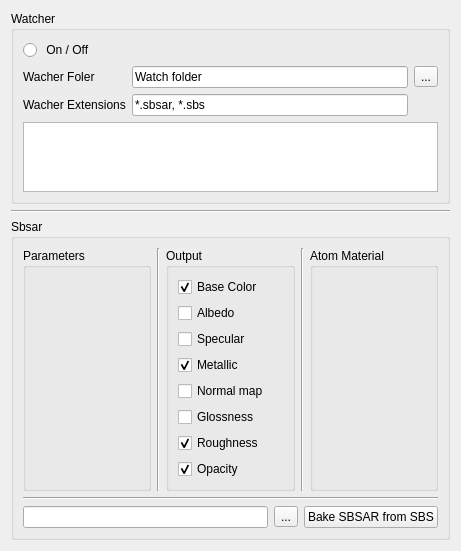
<?xml version="1.0" encoding="UTF-8"?>
<ui version="4.0">
 <class>Form</class>
 <widget class="QWidget" name="Form">
  <property name="geometry">
   <rect>
    <x>0</x>
    <y>0</y>
    <width>461</width>
    <height>502</height>
   </rect>
  </property>
  <property name="windowTitle">
   <string>Form</string>
  </property>
  <layout class="QHBoxLayout" name="horizontalLayout_4">
   <item>
    <layout class="QVBoxLayout" name="verticalLayout">
     <item>
      <widget class="QGroupBox" name="groupBox">
       <property name="title">
        <string>Watcher</string>
       </property>
       <layout class="QVBoxLayout" name="verticalLayout_8">
        <item>
         <layout class="QGridLayout" name="gridLayout">
          <item row="0" column="0">
           <widget class="QRadioButton" name="radioButton_2">
            <property name="text">
             <string> On / Off</string>
            </property>
           </widget>
          </item>
          <item row="1" column="0">
           <widget class="QLabel" name="label_13">
            <property name="text">
             <string>Wacher Foler</string>
            </property>
           </widget>
          </item>
          <item row="1" column="1">
           <widget class="QLineEdit" name="lineEdit_6">
            <property name="text">
             <string>Watch folder</string>
            </property>
           </widget>
          </item>
          <item row="1" column="2">
           <widget class="QToolButton" name="toolButton_3">
            <property name="text">
             <string>...</string>
            </property>
           </widget>
          </item>
          <item row="2" column="0">
           <widget class="QLabel" name="label_3">
            <property name="text">
             <string>Wacher Extensions</string>
            </property>
           </widget>
          </item>
          <item row="2" column="1">
           <widget class="QLineEdit" name="lineEdit_7">
            <property name="text">
             <string>*.sbsar, *.sbs</string>
            </property>
           </widget>
          </item>
         </layout>
        </item>
        <item>
         <widget class="QTextEdit" name="textEdit_2"/>
        </item>
       </layout>
      </widget>
     </item>
     <item>
      <widget class="Line" name="line">
       <property name="orientation">
        <enum>Qt::Horizontal</enum>
       </property>
      </widget>
     </item>
     <item>
      <widget class="QGroupBox" name="groupBox_2">
       <property name="title">
        <string>Sbsar</string>
       </property>
       <layout class="QVBoxLayout" name="verticalLayout_3">
        <item>
         <layout class="QHBoxLayout" name="horizontalLayout_3">
          <item>
           <widget class="QGroupBox" name="groupBox_parameters">
            <property name="title">
             <string>Parameters</string>
            </property>
            <layout class="QGridLayout" name="gridLayout_2"/>
           </widget>
          </item>
          <item>
           <widget class="Line" name="line_2">
            <property name="orientation">
             <enum>Qt::Vertical</enum>
            </property>
           </widget>
          </item>
          <item>
           <widget class="QGroupBox" name="groupBox_Output">
            <property name="title">
             <string>Output</string>
            </property>
            <layout class="QVBoxLayout" name="verticalLayout_4">
             <item>
              <widget class="QCheckBox" name="checkBox_9">
               <property name="enabled">
                <bool>true</bool>
               </property>
               <property name="text">
                <string>Base Color</string>
               </property>
               <property name="checked">
                <bool>true</bool>
               </property>
              </widget>
             </item>
             <item>
              <widget class="QCheckBox" name="checkBox_10">
               <property name="text">
                <string>Albedo</string>
               </property>
              </widget>
             </item>
             <item>
              <widget class="QCheckBox" name="checkBox_11">
               <property name="text">
                <string>Specular</string>
               </property>
              </widget>
             </item>
             <item>
              <widget class="QCheckBox" name="checkBox_12">
               <property name="text">
                <string>Metallic</string>
               </property>
               <property name="checked">
                <bool>true</bool>
               </property>
              </widget>
             </item>
             <item>
              <widget class="QCheckBox" name="checkBox_13">
               <property name="text">
                <string>Normal map</string>
               </property>
              </widget>
             </item>
             <item>
              <widget class="QCheckBox" name="checkBox_14">
               <property name="text">
                <string>Glossness</string>
               </property>
              </widget>
             </item>
             <item>
              <widget class="QCheckBox" name="checkBox_15">
               <property name="text">
                <string>Roughness</string>
               </property>
               <property name="checked">
                <bool>true</bool>
               </property>
              </widget>
             </item>
             <item>
              <widget class="QCheckBox" name="checkBox_16">
               <property name="text">
                <string>Opacity</string>
               </property>
               <property name="checked">
                <bool>true</bool>
               </property>
              </widget>
             </item>
            </layout>
           </widget>
          </item>
          <item>
           <widget class="Line" name="line_3">
            <property name="orientation">
             <enum>Qt::Vertical</enum>
            </property>
           </widget>
          </item>
          <item>
           <widget class="QGroupBox" name="groupBox_Material">
            <property name="title">
             <string>Atom Material</string>
            </property>
            <layout class="QVBoxLayout" name="verticalLayout_2"/>
           </widget>
          </item>
         </layout>
        </item>
        <item>
         <widget class="Line" name="line_4">
          <property name="orientation">
           <enum>Qt::Horizontal</enum>
          </property>
         </widget>
        </item>
        <item>
         <layout class="QHBoxLayout" name="horizontalLayout_2">
          <item>
           <widget class="QLineEdit" name="lineEdit_5"/>
          </item>
          <item>
           <widget class="QToolButton" name="toolButton_2">
            <property name="text">
             <string>...</string>
            </property>
           </widget>
          </item>
          <item>
           <widget class="QPushButton" name="pushButton_5">
            <property name="text">
             <string>Bake SBSAR from SBS</string>
            </property>
           </widget>
          </item>
         </layout>
        </item>
       </layout>
      </widget>
     </item>
    </layout>
   </item>
  </layout>
 </widget>
 <resources/>
 <connections/>
</ui>
